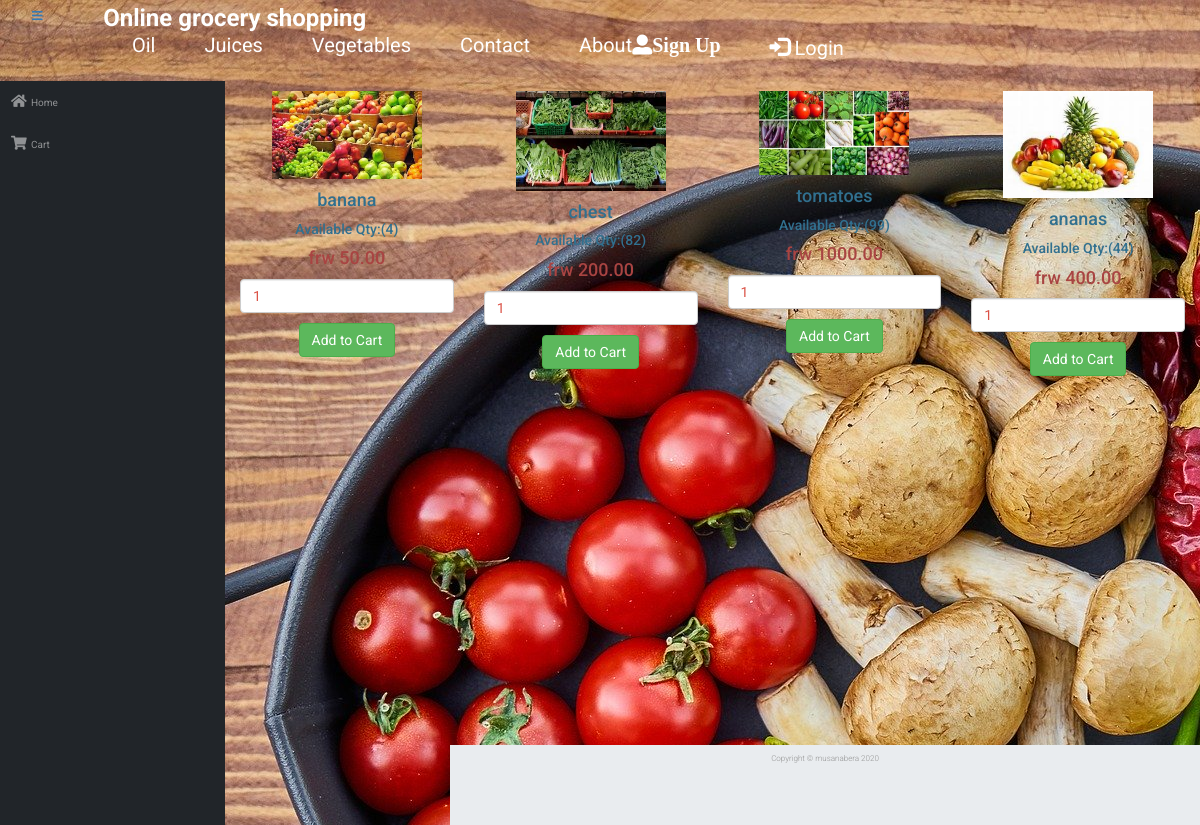
Before: /category.php?category=1 with the older database file.
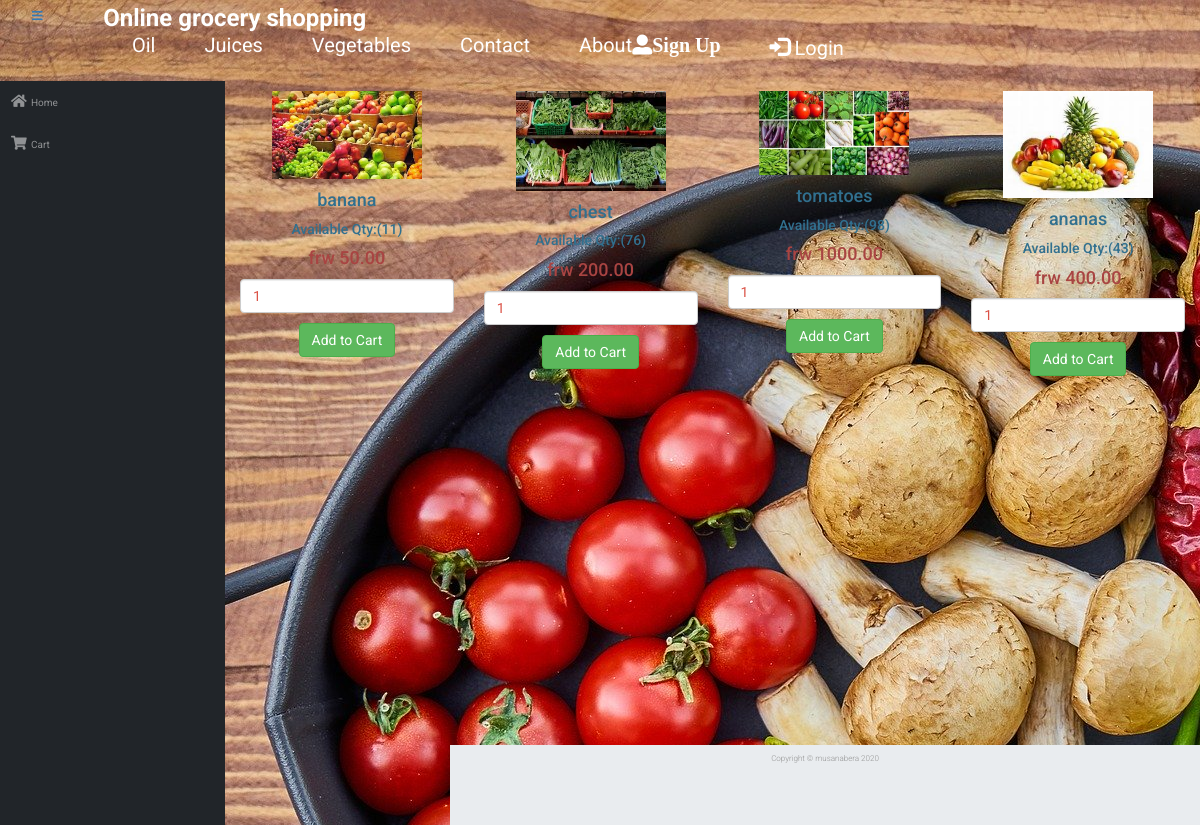
After: the same page with the newer database file.
### tables this page shows
CREATE TABLE `tblproducts` (
  `product_id` int(11) NOT NULL,
  `product_name` varchar(50) NOT NULL,
  `quantity` int(11) NOT NULL DEFAULT 1,
  `price` int(20) NOT NULL,
  `profit` int(22) NOT NULL,
  `date_in` varchar(50) NOT NULL,
  `category_id` int(11) NOT NULL,
  `supplier_id` int(11) NOT NULL,
  `user_id` int(11) NOT NULL,
  `product_code` varchar(11) NOT NULL,
  `status` varchar(200) NOT NULL,
  `product_image` text NOT NULL
);

### category.php (the view, shortened to what this page needs)
<?php include('includes/connection.php');?>
<?php include 'includes/header.php'; ?>
<?php include 'includes/sidebar.php'; ?>
<!DOCTYPE html>
<html>
<head>
</head>
<body>
<div class="row">
  <?php
  if (isset($_GET['category']))
  {
    $category= $_GET['category'];
  }
  else
  {
    header('location: indexx.php');
    die();
  }
  $query = "SELECT * FROM tblproducts WHERE quantity != 0 and category_id= '".$category."' GROUP BY product_code";
$result = mysqli_query($db,$query);
if (mysqli_num_rows($result)>0)
{
 while ($row=mysqli_fetch_array($result))
{
   ?>
<div class="col-lg-3">
  <div class="card mb-3">
    <div class="card-body">
      <form method="post" action="indexx.php?action=add&id=<?php echo $row["product_code"]; ?>">
        <center><img src="image/<?php echo $row['product_image']; ?>" style="width: 150px">
         <h4 class="text-info"><?php echo $row["product_name"]; ?></h4>
         <h5 class="text-info">Available Qty:(<?php echo $row["quantity"]; ?>)</h5>
         <h4 class="text-danger">frw <?php echo $row["price"]; ?>.00</h4>
       <input class="form-control" type="number" min="0" placeholder="Quantity" name="quant" value="1">
       <input class="btn btn-success" type="submit" name="add_to_cart" value="Add to Cart" style="margin-top: 10px"></center>
     </form>
    </div>
  </div>
</div>
<?php
}
}
?>
</div>
</body>
</html>
<?php include 'includes/footer.php'; ?>

### includes/header.php (shortened to what this page needs)
<!DOCTYPE html>
<html lang="en">
  <head>
    <link href="vendor/bootstrap/css/bootstrap.css" rel="stylesheet">
    <link href="vendor/fontawesome-free/css/all.min.css" rel="stylesheet" type="text/css">
    <link href="vendor/fontawesome-free/css/all.css" rel="stylesheet" type="text/css">
    <link href="vendor/datatables/dataTables.bootstrap4.css" rel="stylesheet">
    <link rel="stylesheet" type="text/css" href="vendor/OwlCarousel2-2.2.1/owl.carousel.css">
    <link rel="stylesheet" type="text/css" href="vendor/OwlCarousel2-2.2.1/owl.theme.default.css">
    <link rel="stylesheet" type="text/css" href="vendor/OwlCarousel2-2.2.1/animate.css">
    <link rel="stylesheet" type="text/css" href="https://cdn.datatables.net/1.10.22/css/jquery.dataTables.min.css">
    <link href="css/sb-admin.css" rel="stylesheet">
     <link href="css/cart_style.css" rel="stylesheet">
     <link href="css/main_styles.css" rel="stylesheet">
        <link rel="stylesheet" href="css/style.css" type="text/css">
  </head>
  <body id="page-top">
    <header class="navbar navbar-expand static-top bg-dark">
    <div class="header_content d-flex flex-row align-items-center justify-content-start">
        <div class="row" style="color: white;">
            <div class="col-md-1">
                <button class="btn btn-link btn-sm order-1 text-white order-sm-0" id="sidebarToggle" href="#">
                <i class="fas fa-bars"></i>
            </button>
            </div>
          <div class="logo col">
            <a href="index.php">
              <div class="d-flex flex-row align-items-center justify-content-start">
                <div>Online grocery shopping</div>
              </div>
            </a>
          </div>
    </div>
      <nav class="main_nav">
        <ul class="navbar-nav ml-auto ml-md-0 ">
          <li><a href="category.php?category=2">Oil</a></li>
          <li><a href="category.php?category=3">Juices</a></li>
          <li><a href="category.php?category=1">Vegetables</a></li>
          <li><a href="contactus.php">Contact</a></li>
          <li><a href="aboutus.php">About</a></li>
        </ul>
      </nav>
      <nav class="main_nav">
        <ul class="navbar-nav ml-auto ml-md-0 ">
              <?php
     if (isset($_SESSION['cid'])) {
      echo '<li><a class="nav-link text-light " href="index.php"><i class=" fas fa-user-circle" > '.$_SESSION['C_FNAME'].' '.$_SESSION['C_LNAME'].'</i></a></li>`';
     }else{
      echo '<li><a class="nav-link text-light" href="register.php"><i class="fas fa-user-alt ">Sign Up</i></a></li>';
     }
      ?>
            <?php
     if (isset($_SESSION['userType'])) {
      echo '<li><a class="nav-link text-light " href="logout.php"><i class=" fas fa-sign-out-alt" > Logout</i></a></li>';
      if ($_SESSION['userType']=='manager')
      {
        echo '<li><a class="nav-link text-light " href="logout.php"><i class=" fas fa-sign-out-alt" > Manager panel</i></a></li>';
      }
      elseif ($_SESSION['userType']=='delivery') {
        echo '<li><a class="nav-link text-light " href="deliveries.php"><i class=" fa fa-car" > Deliveries</i></a></li>';
      }
     }else{
      echo '
          <li class="nav-item dropdown no-arrow mx-1">
          <a class="nav-link dropdown-toggle" href="#" id="loginsDropdown" role="button" data-toggle="dropdown" aria-haspopup="true" aria-expanded="false"><i class="glyphicon glyphicon-log-in"></i> Login
          </a>
          <div class="dropdown-menu dropdown-menu-right" aria-labelledby="loginsDropdown">
            <a class="dropdown-item text-dark" href="login.php">Customer</a>
            <a class="dropdown-item text-dark" href="admin/login.php">Manager</a>
            <a class="dropdown-item text-dark" href="Deliverylogin.php">Delivery</a>
            <div class="dropdown-divider"></div>
            <a class="dropdown-item" href="#">_____________________</a>
          </div>
        </li>
       ' ;
     }
      ?>
      </ul>
      </nav>
    </div>
  </header>

### includes/sidebar.php
<?php
        if (isset($_SESSION['cid'])) { ?>
            <div id="wrapper">
         <ul class="sidebar navbar-nav" style="height: 100%;">
        <li class="nav-item">
          <a class="nav-link" href="indexx.php">
            <i class="fas fa-fw fa-home"></i>
            <span>Home</span>
          </a>
        </li>
        <?php $cart = isset($_SESSION['cart'])? count($_SESSION['cart']) : 0; ?>
          <li class="nav-item">
            <?php if (isset($_POST['add_to_cart'])) {
              echo '
            <a title="Order" class="nav-link" href="cart.php">
            <i class="fas fa-fw fa-shopping-cart"></i>
            Cart</a>';
            }else{
              echo '
              <a title="Order" class="nav-link" href="cart.php">
            <i class="fas fa-fw fa-shopping-cart"></i>
            Cart <span class="text-danger">'.$cart.'</span></a>';
            }
            ?>
        </li>
        <li class="nav-item">
          <a title="List of Orders" class="nav-link" href="order.php">
            <i class="fas fa-fw fa-th-list"></i>
            <span>List of Orders</span></a>
        </li>
      </ul>
         <div id="content-wrapper">
        <div class="container-fluid">
       <?php  }else{ ?>
       <div id="wrapper">
         <ul class="sidebar navbar-nav">
        <li class="nav-item">
          <a class="nav-link" href="indexx.php">
            <i class="fas fa-fw fa-home"></i>
            <span>Home</span>
          </a>
        </li>
        <li class="nav-item">
          <a title="Order" class="nav-link" href="cart.php">
            <i class="fas fa-fw fa-shopping-cart"></i>
            <span>Cart</span></a>
        </li>
      </ul>
         <div id="content-wrapper">
        <div class="container-fluid">
     <?php }
         ?>

### includes/footer.php (shortened to what this page needs)
  </div>
        <footer class="sticky-footer">
          <div class="container my-auto">
            <div class="copyright text-center my-auto">
              <span>Copyright © musanabera 2020</span>
            </div>
          </div>
        </footer>
      </div>
    </div>
  </body>
</html>

### css/sb-admin.css (style rules this page uses)
html { position: relative; min-height: 100%; }
body { height: 100%; }
#wrapper { display: -webkit-box; display: -ms-flexbox; display: flex; }
#wrapper #content-wrapper { overflow-x: hidden; width: 100%; padding-top: 1rem; padding-bottom: 80px; }
.navbar-nav .nav-item.dropdown .dropdown-toggle::after { width: 1rem; text-align: center; float: right; vertical-align: 0; border: 0; font-weight: 900; content: '\f105'; font-family: 'Font Awesome 5 Free'; }
.navbar-nav .nav-item.dropdown.no-arrow .dropdown-toggle::after { display: none; }
.sidebar { width: 90px !important; background-color: #212529; min-height: calc(100vh - 56px); }
.sidebar .nav-item:last-child { margin-bottom: 1rem; }
.sidebar .nav-item .nav-link { text-align: center; padding: 0.75rem 1rem; width: 90px; }
.sidebar .nav-item .nav-link span { font-size: 0.65rem; display: block; }
.sidebar .nav-item .nav-link { color: rgba(255, 255, 255, 0.5); }
@media (min-width: 768px) { .sidebar { width: 225px !important; } }
@media (min-width: 768px) { .sidebar .nav-item .nav-link { display: block; width: 100%; text-align: left; padding: 1rem; width: 225px; } }
@media (min-width: 768px) { .sidebar .nav-item .nav-link span { font-size: 1rem; display: inline; } }
:root { --input-padding-x: 0.75rem; --input-padding-y: 0.75rem; }
footer.sticky-footer { display: -webkit-box; display: -ms-flexbox; display: flex; position: absolute; right: 0; bottom: 0; width: calc(100% - 90px); height: 80px; background-color: #e9ecef; }
footer.sticky-footer .copyright { line-height: 1; font-size: 0.8rem; }
@media (min-width: 768px) { footer.sticky-footer { width: calc(100% - 225px); } }

### css/main_styles.css (style rules this page uses)
* { margin: 0; padding: 0; -webkit-font-smoothing: antialiased; -webkit-text-shadow: rgba(0,0,0,.01) 0 0 1px; text-shadow: rgba(0,0,0,.01) 0 0 1px; }
body { font-family: 'Roboto', sans-serif; font-size: 14px; font-weight: 400; background: #FFFFFF; color: #a5a5a5; background-image:url('intro-bg_11.jpg'); }
div { display: block; position: relative; -webkit-box-sizing: border-box; -moz-box-sizing: border-box; box-sizing: border-box; }
ul { list-style: none; margin-bottom: 0px; }
a { -webkit-transition: all 200ms ease; -moz-transition: all 200ms ease; -ms-transition: all 200ms ease; -o-transition: all 200ms ease; transition: all 200ms ease; }
a, a:hover, a:visited, a:active, a:link { text-decoration: none; -webkit-font-smoothing: antialiased; -webkit-text-shadow: rgba(0,0,0,.01) 0 0 1px; text-shadow: rgba(0,0,0,.01) 0 0 1px; }
h4 { font-size: 18px; }
h5 { font-size: 14px; }
h1, h2, h3, h4, h5, h6 { font-family: 'Roboto', sans-serif; -webkit-font-smoothing: antialiased; -webkit-text-shadow: rgba(0,0,0,.01) 0 0 1px; text-shadow: rgba(0,0,0,.01) 0 0 1px; line-height: 1.2; }
img { max-width: 100%; }
.form-control { color: #db5246; }
.header_content { width: 100%; height: 79px; padding-left: 20px; padding-right: 42px; }
.logo a > div > div:last-child { padding-left: 15px; font-size: 24px; font-weight: 700; color: white; }
.main_nav { margin-left: 111px; }
.main_nav ul li:not(:last-of-type) { margin-right: 49px; }
.main_nav ul li a { font-size: 20px; color: white; font-weight: 400; }
.copyright { font-size: 16px; color: #969696; font-weight: 300; }

### css/style.css (style rules this page uses)
.navbar { margin-bottom: 0px; }
footer { background-color:#101010; color:#9d9d9d; font-size:14px; font-weight:bold; padding:10px; bottom:0; }
html { min-height:100%; position:relative; }

Changed rows visible on the page:
changed tblproducts "banana": quantity "4" → "11"
changed tblproducts "chest": quantity "82" → "76"
changed tblproducts "tomatoes": quantity "99" → "98"
changed tblproducts "ananas": quantity "44" → "43"
